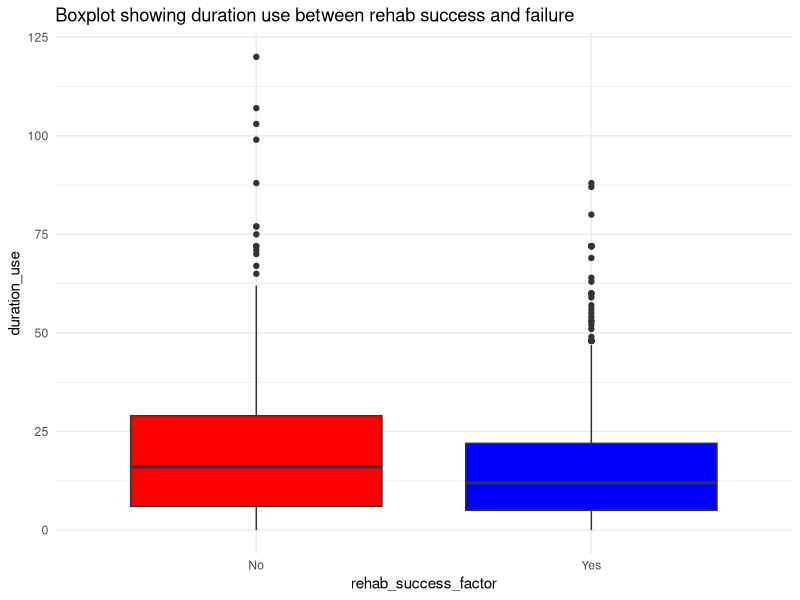

Generate this figure with R:
# Libraries ---------------------------------------------------------------
library(dplyr)
library(ggplot2)



# Data --------------------------------------------------------------------
peermentor <- read.csv(here::here("data/peermentor.csv"))

# Data Processing ---------------------------------------------------------

peermentor <- peermentor %>%
  # mutate(gender_factor = ifelse(gender == "male", 0, 1)) # Male = 0, Female = 1
  mutate(gender_factor = as.factor(gender))

peermentor <- peermentor %>%
  mutate(region_factor = as.factor(region))

peermentor <- peermentor %>%
  # mutate(rehab_success_factor = ifelse(rehab_success == "No", 0, 1)) # No = 0, Yes = 1
  mutate(rehab_success_factor = as.factor(rehab_success))

peermentor <- peermentor %>%
  mutate(intervention_factor = as.factor(intervention))


# Analysis Aim 1: Chi-square testing ----------------------------------------------------------------
# Injecting Status and rehab_success
# Removing missing in injecting status
peermentor_2 <- peermentor %>%
  filter(injecting_status != "Missing")

peermentor_2 <- peermentor_2 %>%
  mutate(injecting_status_factor = as.factor(injecting_status))


# Chi-square test for rehab_success and injecting_status
chisq.test(table(peermentor_2$rehab_success_factor, 
                 peermentor_2$injecting_status_factor))

# Selecting duration use for successful
duration_use_success <- peermentor %>%
  filter(rehab_success_factor == "Yes") %>%
  select(duration_use)

# Selecting duration use for unsuccessful
duration_use_failure <- peermentor %>%
  filter(rehab_success_factor == "No") %>%
  select(duration_use)

# Boxplot for rehab success and failure duration use
peermentor %>% ggplot(aes(x = rehab_success_factor, y = duration_use)) +
  geom_boxplot(fill = c("red", "blue")) +
  theme_minimal() + ggtitle("Boxplot showing duration use between rehab success and failure")


# 2 sample t-test to see difference
# Unequal variance
t.test(duration_use_success, duration_use_failure)
# Equal variance
t.test(duration_use_success, duration_use_failure, var.equal = TRUE)


# Analysis Aim 2: Logistic Regression -------------------------------------
peermentor_3 <- peermentor_2 %>%
  filter(last_obs_outcome == "Study completed")

peermentor_3 <- peermentor_3 %>%
  mutate(relapse_yes_no = ifelse(is.na(relapse_days), 0, 1)) # 0 = No relapse, 1 = relapse

peermentor_3 <- peermentor_3 %>%
  filter(housing_status != "Other") %>%
  mutate(housing_status_factor = as.factor(housing_status))

# Releveling
peermentor_3 <- peermentor_3 %>%
  mutate(intervention_factor = relevel(intervention_factor, "standard of care"))

peermentor_3 <- peermentor_3 %>%
  mutate(injecting_status_factor = relevel(injecting_status_factor, "Never injected"))

peermentor_3 <- peermentor_3 %>%
  mutate(housing_status_factor = relevel(housing_status_factor, "No problem"))

log_mod1 <- glm(data = peermentor_3, family = binomial(link = logit),
                relapse_yes_no ~ intervention_factor + age + 
                gender_factor + duration_use + 
                injecting_status_factor +
               housing_status_factor + rehab_success_factor)
summary(log_mod1)


# Analysis Aim 3: Linear Regression ---------------------------------------

linear_model1 <- lm(data = peermentor_3, wellbeing1yr ~ intervention_factor + 
                      age + gender_factor + duration_use + 
                      injecting_status_factor +
                      housing_status_factor + rehab_success_factor)
summary(linear_model1)
